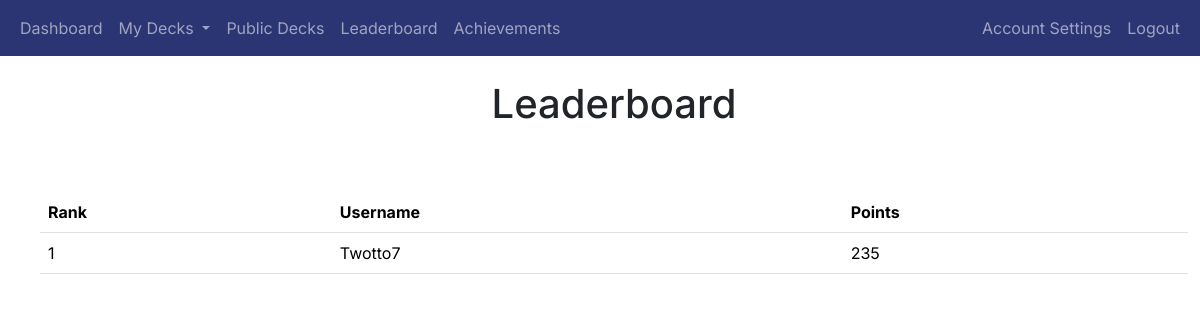
The page /leaderboard (signed in) on the database as committed earlier.
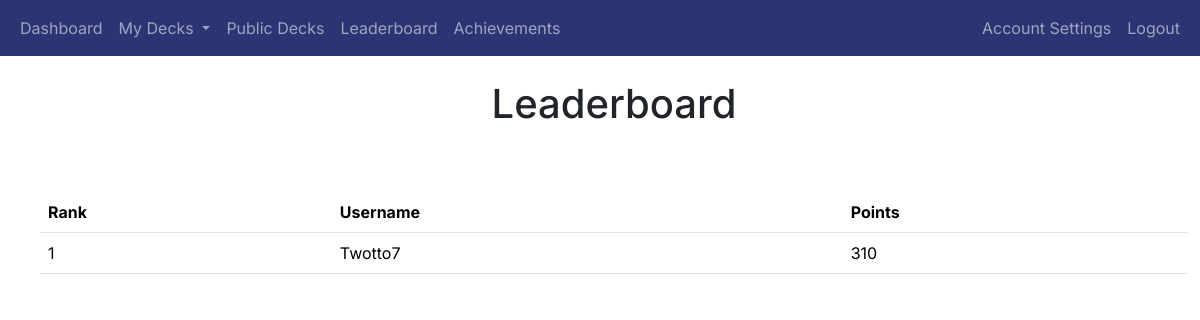
The same page on the database as committed later.
### app/auth/models.py (models this page shows, shortened)
class User(db.Model, UserMixin):
    user_id = db.Column(db.Integer, primary_key=True)
    username = db.Column(db.String(80), unique=True, nullable=False)
    email = db.Column(db.String(120), unique=True, nullable=False)
    password_hash = db.Column(db.String(128), nullable=False)
    points = db.Column(db.Integer, default=0)  # Add points column
    achievements = db.relationship('UserAchievement', back_populates='user', cascade='all, delete-orphan')
    login_events = db.relationship('LoginEvent', backref='user', cascade='all, delete-orphan', lazy=True)
    decks = db.relationship('Deck', backref='user', cascade='all, delete-orphan', lazy=True)

### app/gamification/routes.py (the view)
@gamification_blueprint.route('/leaderboard')
@login_required
def leaderboard():
    users = User.query.order_by(User.points.desc()).limit(10).all()  # Get top 10 users
    return render_template('leaderboard.html', users=users)

### app/__init__.py (called while the page is built)
@login_manager.user_loader
def load_user(user_id):
    return User.query.get(int(user_id))

### app/gamification/templates/leaderboard.html (shortened to what this page needs)
{% extends "base.html" %}
{% block heading %}Leaderboard{% endblock %}
{% block content %}
<div class="container">
    <table class="table mt-4">
        <thead>
            <tr>
                <th>Rank</th>
                <th>Username</th>
                <th>Points</th>
            </tr>
        </thead>
        <tbody>
            {% for user in users %}
            <tr>
                <td>{{ loop.index }}</td>
                <td>{{ user.username }}</td>
                <td>{{ user.points }}</td>
            </tr>
            {% endfor %}
        </tbody>
    </table>
</div>
{% endblock %}

Rows that differ between the two databases and show on the page:
changed User "Twotto7": points "235" → "310"
